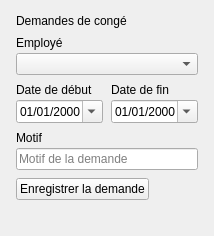
                   <widget class="QFrame" name="frmCongeEmpl">
                    <property name="panel" stdset="0">
                     <bool>true</bool>
                    </property>
                    <layout class="QVBoxLayout" name="lay61">
                     <property name="spacing">
                      <number>8</number>
                     </property>
                     <property name="leftMargin">
                      <number>16</number>
                     </property>
                     <property name="topMargin">
                      <number>14</number>
                     </property>
                     <property name="rightMargin">
                      <number>16</number>
                     </property>
                     <property name="bottomMargin">
                      <number>16</number>
                     </property>
                     <item>
                      <widget class="QLabel" name="lblTitreCongeEmpl">
                       <property name="text">
                        <string>Demandes de congé</string>
                       </property>
                       <property name="h2" stdset="0">
                        <bool>true</bool>
                       </property>
                      </widget>
                     </item>
                     <item>
                      <layout class="QVBoxLayout" name="lay53">
                       <property name="spacing">
                        <number>3</number>
                       </property>
                       <item>
                        <widget class="QLabel" name="lblCongeEmployeEmpl">
                         <property name="text">
                          <string>Employé</string>
                         </property>
                         <property name="muted" stdset="0">
                          <bool>true</bool>
                         </property>
                        </widget>
                       </item>
                       <item>
                        <widget class="QComboBox" name="cmbCongeEmpl"/>
                       </item>
                      </layout>
                     </item>
                     <item>
                      <layout class="QHBoxLayout" name="lay56">
                       <property name="spacing">
                        <number>8</number>
                       </property>
                       <item>
                        <layout class="QVBoxLayout" name="lay54">
                         <property name="spacing">
                          <number>3</number>
                         </property>
                         <item>
                          <widget class="QLabel" name="lblDebutCongeEmpl">
                           <property name="text">
                            <string>Date de début</string>
                           </property>
                           <property name="muted" stdset="0">
                            <bool>true</bool>
                           </property>
                          </widget>
                         </item>
                         <item>
                          <widget class="QDateEdit" name="dteDebutCongeEmpl">
                           <property name="displayFormat">
                            <string>dd/MM/yyyy</string>
                           </property>
                           <property name="calendarPopup">
                            <bool>true</bool>
                           </property>
                          </widget>
                         </item>
                        </layout>
                       </item>
                       <item>
                        <layout class="QVBoxLayout" name="lay55">
                         <property name="spacing">
                          <number>3</number>
                         </property>
                         <item>
                          <widget class="QLabel" name="lblFinCongeEmpl">
                           <property name="text">
                            <string>Date de fin</string>
                           </property>
                           <property name="muted" stdset="0">
                            <bool>true</bool>
                           </property>
                          </widget>
                         </item>
                         <item>
                          <widget class="QDateEdit" name="dteFinCongeEmpl">
                           <property name="displayFormat">
                            <string>dd/MM/yyyy</string>
                           </property>
                           <property name="calendarPopup">
                            <bool>true</bool>
                           </property>
                          </widget>
                         </item>
                        </layout>
                       </item>
                      </layout>
                     </item>
                     <item>
                      <layout class="QVBoxLayout" name="lay57">
                       <property name="spacing">
                        <number>3</number>
                       </property>
                       <item>
                        <widget class="QLabel" name="lblMotifCongeEmpl">
                         <property name="text">
                          <string>Motif</string>
                         </property>
                         <property name="muted" stdset="0">
                          <bool>true</bool>
                         </property>
                        </widget>
                       </item>
                       <item>
                        <widget class="QLineEdit" name="txtMotifCongeEmpl">
                         <property name="placeholderText">
                          <string>Motif de la demande</string>
                         </property>
                        </widget>
                       </item>
                      </layout>
                     </item>
                     <item>
                      <layout class="QHBoxLayout" name="lay59">
                       <property name="spacing">
                        <number>8</number>
                       </property>
                       <item>
                        <widget class="QPushButton" name="btnEnregistrerCongeEmpl">
                         <property name="text">
                          <string>Enregistrer la demande</string>
                         </property>
                         <property name="primary" stdset="0">
                          <bool>true</bool>
                         </property>
                        </widget>
                       </item>
                       <item>
                        <spacer name="sp58">
                         <property name="orientation">
                          <enum>Qt::Orientation::Horizontal</enum>
                         </property>
                         <property name="sizeHint" stdset="0">
                          <size>
                           <width>20</width>
                           <height>20</height>
                          </size>
                         </property>
                        </spacer>
                       </item>
                      </layout>
                     </item>
                     <item>
                      <layout class="QVBoxLayout" name="layoutDemandesEmpl">
                       <property name="spacing">
                        <number>8</number>
                       </property>
                       <property name="leftMargin">
                        <number>0</number>
                       </property>
                       <property name="topMargin">
                        <number>0</number>
                       </property>
                       <property name="rightMargin">
                        <number>0</number>
                       </property>
                       <property name="bottomMargin">
                        <number>0</number>
                       </property>
                      </layout>
                     </item>
                     <item>
                      <spacer name="sp60">
                       <property name="orientation">
                        <enum>Qt::Orientation::Vertical</enum>
                       </property>
                       <property name="sizeHint" stdset="0">
                        <size>
                         <width>20</width>
                         <height>20</height>
                        </size>
                       </property>
                      </spacer>
                     </item>
                    </layout>
                   </widget>
